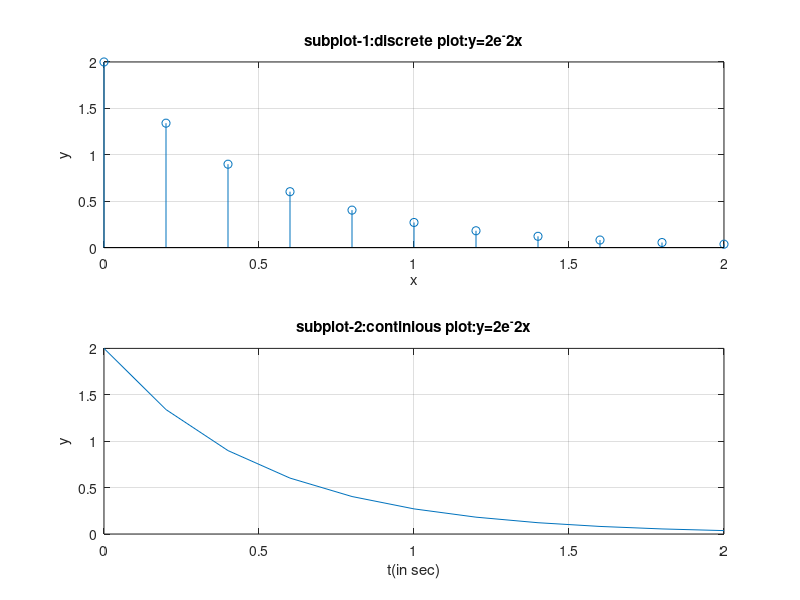

Write MATLAB code to recreate this figure.
clc;
clear all;
close all;
x=0:.2:2;
y=2*exp(-2*x);
row=2;
col=1;
figure(1);
subplot(row,col,1);
stem(x,y);
grid on;
title('subplot-1:discrete plot:y=2e^-2x');
xlabel('x');
ylabel('y');
subplot(row,col,2);
plot(x,y);
grid on;
title('subplot-2:continious plot:y=2e^-2x');
xlabel('t(in sec)');
ylabel('y');